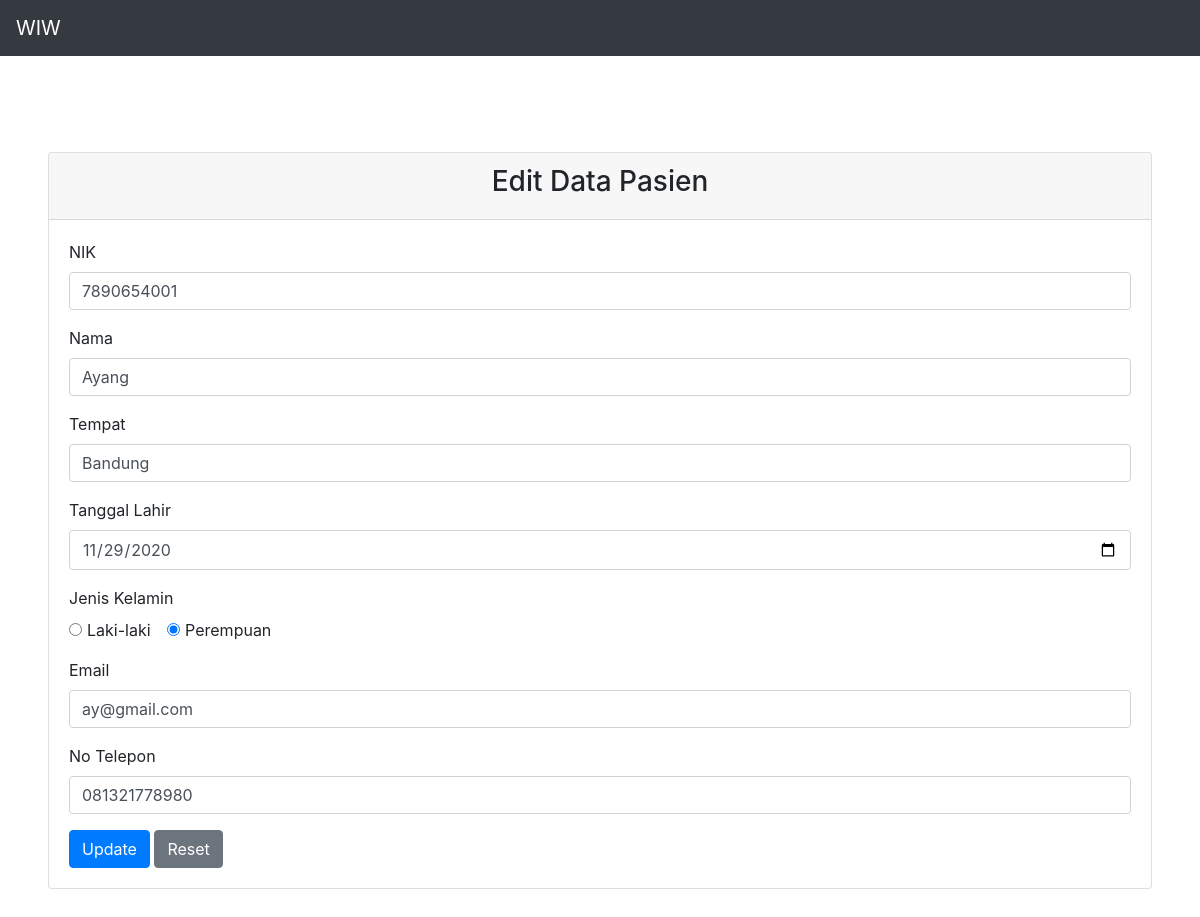
The page /form.php?id_edit=2 on the database its author committed.
### tables this page shows
CREATE TABLE `pasien` (
  `id` int(11) NOT NULL,
  `nik` varchar(100) NOT NULL,
  `nama` varchar(100) NOT NULL,
  `tempat` varchar(100) NOT NULL,
  `tl` varchar(100) NOT NULL,
  `gender` varchar(10) NOT NULL,
  `email` varchar(100) NOT NULL,
  `telp` varchar(100) NOT NULL
);

### model/DB.class.php (called while the page is built, shortened)
<?php
class DB
{
	var $db_host = '';
	var $db_user = '';
	var $db_password = '';
	var $db_name = '';
	var $db_link = '';
	function __construct($db_host = '', $db_user = '', $db_password = '', $db_name = '')
	{
		$this->db_host = $db_host;
		$this->db_user = $db_user;
		$this->db_password = $db_password;
		$this->db_name = $db_name;
	}
	function open()
	{
		$this->db_link = mysqli_connect($this->db_host, $this->db_user, $this->db_password, $this->db_name);
	}
	function execute($query = "")
	{
		$this->result = mysqli_query($this->db_link, $query);
		return $this->result;
	}
}

### model/TabelPasien.class.php (called while the page is built, shortened)
<?php
class TabelPasien extends DB
{
	function getPasien()
	{
		$query = "SELECT * FROM pasien";
		return $this->execute($query);
	}
}

### presenter/ProsesPasien.php (called while the page is built, shortened)
<?php
class ProsesPasien implements KontrakPasienPresenter
{
	private $tabelpasien;
	function __construct()
	{
		try {
			$db_host = "localhost";
			$db_user = "root";
			$db_password = "";
			$db_name = "pasien";
			$this->tabelpasien = new TabelPasien($db_host, $db_user, $db_password, $db_name);
		} catch (Exception $e) {
			echo "wiw error" . $e->getMessage();
		}
	}
	function prosesDataPasien()
	{
		try {
			$this->tabelpasien->open();
			$this->tabelpasien->getPasien();
		} catch (Exception $e) {
			echo "wiw error part 2" . $e->getMessage();
		}
	}
}

### view/form.php (the view, shortened to what this page needs)
<?php
include_once("presenter/ProsesPasien.php");
class Form implements KontrakPasienView
{
    private $prosespasien;
    public function __construct() {
        $this->prosespasien = new ProsesPasien();
    }
    public function updateTampil($id) {
    $this->prosespasien->prosesDataPasien();
    }
}

### view/form.php (the view, shortened to what this page needs)
<?php
include_once("presenter/ProsesPasien.php");
class Form implements KontrakPasienView
{
    private $prosespasien;
    public function __construct() {
        $this->prosespasien = new ProsesPasien();
    }
    public function updateTampil($id) {
    $this->prosespasien->prosesDataPasien();
    }
}

### model/Template.class.php (shortened to what this page needs)
<?php
class Template{
	var $content = '';
	function __construct($filename = ''){
		$this->content = implode('', @file($filename));
	}
	function clear(){
		$this->content = preg_replace("/DATA_[A-Z|_|0-9]+/", "", $this->content);
	}
	function write(){
		print $this->content;
	}
	function replace($old = '', $new = ''){
		if(is_int($new)){
			$value = sprintf("%d", $new);
		}elseif(is_float($new)){
			$value = sprintf("%f", $new);
		}elseif(is_array($new)){
			$value = '';
			foreach( $new as $item){
				$value .= $item. '';
			}
		}else{
			$value = $new;
		}
		$this->content = preg_replace("/$old/",  $value, $this->content);
	}
}

### rows shown on the page
pasien: nik "7890654001", nama "Ayang", tempat "Bandung", tl "11/29/2020", gender "☐ ☑", email "ay@gmail.com", telp "081321778980"
